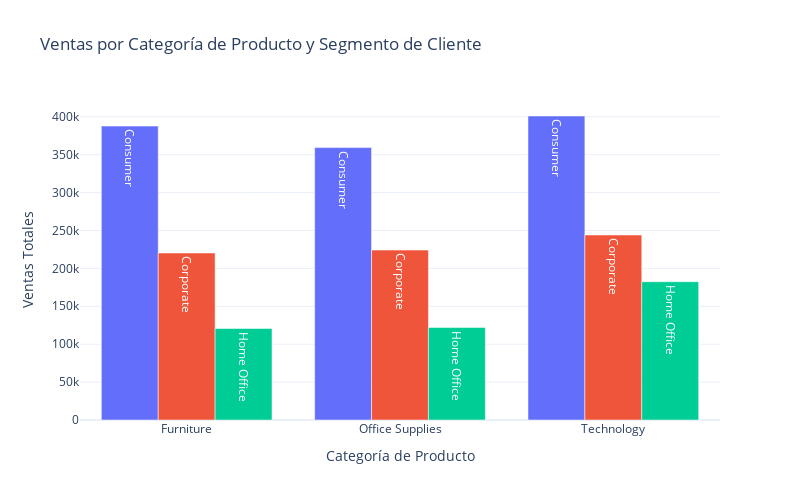

The notebook cell saved with this chart:
### Markdown cell above
### b) Mensaje Clave 📌

Queremos identificar cuál es la **distribución de las ventas en función de la categoría de producto** y **el segmento de clientes**. Esto ayudará a entender en qué segmentos y categorías se concentran las ventas, apoyando la toma de decisiones estratégicas en marketing y gestión de inventarios.

### c) Tipo de Gráfica Elegida 📊

Optamos por un **gráfico de barras agrupado** con Plotly para mostrar las ventas por categoría de producto en función de los segmentos de clientes (Consumidor, Corporativo, y Hogar). Este tipo de gráfico es claro y permite comparaciones precisas entre categorías y segmentos, respetando los principios de la Gestalt como **proximidad** y **similitud**.

### d) Creación de la Gráfica en Python 🖥️

### Code cell
import plotly.express as px

# Preparar los datos: sumar las ventas por categoría y segmento
sales_data = train_df.groupby(['Category', 'Segment'])['Sales'].sum().reset_index()

# Crear el gráfico de barras agrupado con etiquetas
fig = px.bar(
    sales_data,
    x='Category',
    y='Sales',
    color='Segment',
    barmode='group',
    title='Ventas por Categoría de Producto y Segmento de Cliente',
    labels={'Sales': 'Ventas Totales', 'Category': 'Categoría de Producto'},
    color_discrete_sequence=px.colors.qualitative.Plotly,
    text='Segment'  # Añadir etiquetas de segmento
)

# Optimizar el diseño y posicionar las etiquetas
fig.update_layout(
    xaxis_title='Categoría de Producto',
    yaxis_title='Ventas Totales',
    legend_title_text='Segmento de Cliente',
    template='plotly_white',
    width=800,
    height=500,
    showlegend=False
)

# Configurar las trazas para que muestren el texto (segmento) dentro de las barras
fig.update_traces(
    textposition='inside',
    textfont=dict(color='white'),  # Asegura que el texto sea legible
    # hovertemplate='<b>Segmento:</b> %{name}<br><b>Ventas:</b> %{y}<extra></extra>'
)

# Mostrar la gráfica
fig.show()

### Figure 1 — Plotly figure (JSON) as saved in the notebook; plotly's stock layout.template omitted (floating-point values rounded to 4 significant figures)
{"data": [{"alignmentgroup": "True", "hovertemplate": "Segment=%{text}<br>Categoría de Producto=%{x}<br>Ventas Totales=%{y}<extra></extra>", "legendgroup": "Consumer", "marker": {"color": "#636EFA", "pattern": {"shape": ""}}, "name": "Consumer", "offsetgroup": "Consumer", "orientation": "v", "showlegend": true, "text": ["Consumer", "Consumer", "Consumer"], "textfont": {"color": "white"}, "textposition": "inside", "type": "bar", "x": ["Furniture", "Office Supplies", "Technology"], "xaxis": "x", "y": [387700.0, 359400.0, 401000.0], "yaxis": "y"}, {"alignmentgroup": "True", "hovertemplate": "Segment=%{text}<br>Categoría de Producto=%{x}<br>Ventas Totales=%{y}<extra></extra>", "legendgroup": "Corporate", "marker": {"color": "#EF553B", "pattern": {"shape": ""}}, "name": "Corporate", "offsetgroup": "Corporate", "orientation": "v", "showlegend": true, "text": ["Corporate", "Corporate", "Corporate"], "textfont": {"color": "white"}, "textposition": "inside", "type": "bar", "x": ["Furniture", "Office Supplies", "Technology"], "xaxis": "x", "y": [220300.0, 224100.0, 244000.0], "yaxis": "y"}, {"alignmentgroup": "True", "hovertemplate": "Segment=%{text}<br>Categoría de Producto=%{x}<br>Ventas Totales=%{y}<extra></extra>", "legendgroup": "Home Office", "marker": {"color": "#00CC96", "pattern": {"shape": ""}}, "name": "Home Office", "offsetgroup": "Home Office", "orientation": "v", "showlegend": true, "text": ["Home Office", "Home Office", "Home Office"], "textfont": {"color": "white"}, "textposition": "inside", "type": "bar", "x": ["Furniture", "Office Supplies", "Technology"], "xaxis": "x", "y": [120600.0, 121900.0, 182400.0], "yaxis": "y"}], "layout": {"barmode": "group", "height": 500, "legend": {"title": {"text": "Segmento de Cliente"}, "tracegroupgap": 0}, "showlegend": false, "title": {"text": "Ventas por Categoría de Producto y Segmento de Cliente"}, "width": 800, "xaxis": {"anchor": "y", "domain": [0, 1], "title": {"text": "Categoría de Producto"}}, "yaxis": {"anchor": "x", "domain": [0, 1], "title": {"text": "Ventas Totales"}}}}
